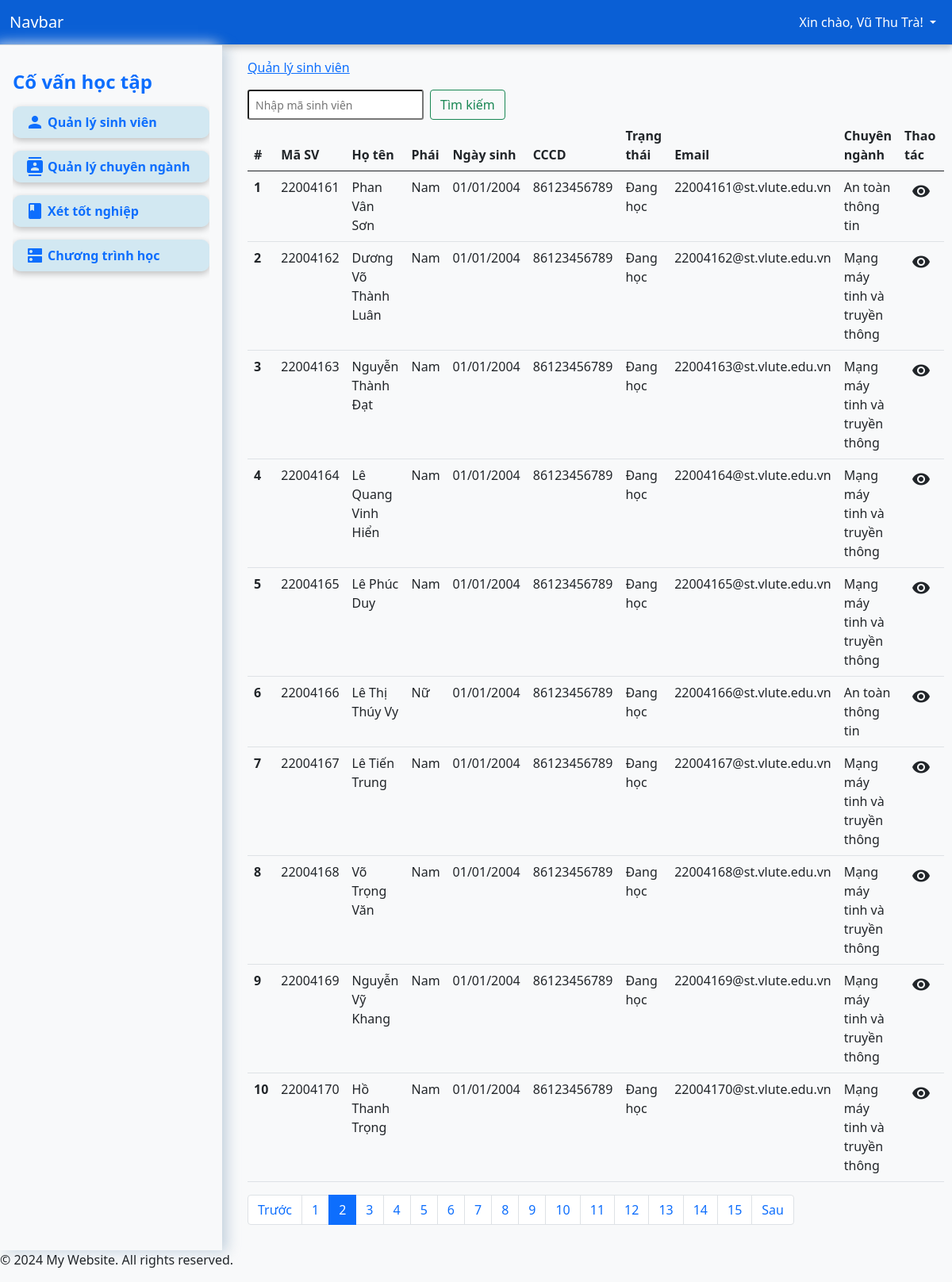
Screenshot of /?page=students&num=2 (signed in) with the database file from the repository.
### tables this page shows
CREATE TABLE `students` (
  `id` int(11) NOT NULL,
  `student_code` varchar(50) NOT NULL,
  `full_name` varchar(255) NOT NULL,
  `identity` varchar(255) NOT NULL,
  `dob` date DEFAULT NULL,
  `gender` enum('Nam','Nữ','Khác') NOT NULL DEFAULT 'Nam',
  `address` varchar(255) NOT NULL,
  `email` varchar(255) DEFAULT NULL,
  `major` varchar(50) NOT NULL,
  `status` enum('Đang học','Tạm dừng học','Đã tốt nghiệp','Nghỉ học','Buộc thôi học') DEFAULT 'Đang học',
  `created_at` datetime DEFAULT current_timestamp()
);

CREATE TABLE `majors` (
  `id` int(11) NOT NULL,
  `major_code` varchar(50) NOT NULL,
  `major_name` varchar(255) NOT NULL,
  `courses` text DEFAULT NULL
);

### app/controller/StudentController.php (called while the page is built, shortened)
<?php
class StudentController
{
    private $conn;
    public function __construct($conn)
    {
        $this->conn = $conn;
    }
    public function index($limit = PHP_INT_MAX, $offset = 0)
    {
        $query = "SELECT * FROM students LIMIT $offset, $limit";
        $result = mysqli_query($this->conn, $query);
        $students = [];
        while ($row = mysqli_fetch_assoc($result)) {
            $students[] = $row;
        }
        return $students;
    }
    public function count()
    {
        $query = "SELECT COUNT(*) as total FROM students";
        $result = mysqli_query($this->conn, $query);
        $row = mysqli_fetch_assoc($result);
        return $row['total'];
    }
}

### app/views/pages/students.php (the view, shortened to what this page needs)
<?php
require_once "app/controller/StudentController.php";
$studentController = new StudentController($conn);
$page = isset($_GET['num']) ? (int)$_GET['num'] : 1;
$page = max($page, 1);
$limit = 10;
$offset = ($page - 1) * $limit;
$search = isset($_POST['search']) ? $_POST['search'] : '';
if ($search) {
    $students = $studentController->show($search);
    $total_students = count($students);
    $total_pages = 1;
} else {
    $students = $studentController->index($limit, $offset);
    $total_students = $studentController->count();
    $total_pages = ceil($total_students / $limit);
}
?>
<nav aria-label="Page navigation example">
    <form class="d-flex float-start" method="post">
        <input class="form-control-sm me-2" name="search" type="search" placeholder="Nhập mã sinh viên" aria-label="Search" required>
        <button class="btn btn-outline-success mr-2" type="submit">Tìm kiếm</button>
    </form>
    <table class="table">
        <thead>
            <tr>
                <th scope="col">#</th>
                <th scope="col">Mã SV</th>
                <th scope="col">Họ tên</th>
                <th scope="col">Phái</th>
                <th scope="col">Ngày sinh</th>
                <th scope="col">CCCD</th>
                <th scope="col">Trạng thái</th>
                <th scope="col">Email</th>
                <th scope="col">Chuyên ngành</th>
                <th scope="col">Thao tác</th>
            </tr>
        </thead>
        <tbody>
            <?php foreach ($students as $index => $student): ?>
                <tr>
                    <th scope="row"><?php echo $index + 1; ?></th>
                    <td><?php echo htmlspecialchars($student['student_code']); ?></td>
                    <td><?php echo htmlspecialchars($student['full_name']); ?></td>
                    <td><?php echo htmlspecialchars($student['gender']); ?></td>
                    <td><?php echo htmlspecialchars(date('d/m/Y', strtotime($student['dob']))); ?></td>
                    <td><?php echo htmlspecialchars($student['identity']); ?></td>
                    <td><?php echo htmlspecialchars($student['status']); ?></td>
                    <td><?php echo htmlspecialchars($student['email']); ?></td>
                    <td>
                        <?php
                        $major_code = $student['major'];
                        $query = "Select major_name from majors where major_code = '$major_code'";
                        $result = mysqli_query($conn, $query);
                        if ($result && mysqli_num_rows($result) > 0) {
                            $row = mysqli_fetch_assoc($result);
                            echo $row['major_name'];
                        } else {
                            echo "";
                        }
                        ?>
                    </td>
                    <td>
                        <a type="button" class="btn btn-sm" href="?page=detail&student_code=<?php echo $student['student_code'] ?>"><i class="material-icons">visibility</i></a>
                    </td>
                </tr>
            <?php endforeach; ?>
        </tbody>
    </table>
    <ul class="pagination">
        <li class="page-item <?php if ($page <= 1) echo 'disabled'; ?>">
            <a class="page-link" href="?page=students&num=<?php echo $page - 1; ?>">Trước</a>
        </li>
        <?php for ($i = 1; $i <= $total_pages; $i++): ?>
            <li class="page-item <?php if ($page == $i) echo 'active'; ?>">
                <a class="page-link" href="?page=students&num=<?php echo $i; ?>"><?php echo $i; ?></a>
            </li>
        <?php endfor; ?>
        <li class="page-item <?php if ($page >= $total_pages) echo 'disabled'; ?>">
            <a class="page-link" href="?page=students&num=<?php echo $page + 1; ?>">Sau</a>
        </li>
    </ul>
</nav>

### rows the page displays
students: student_code "22004161", full_name "Phan Vân Sơn", gender "Nam", dob "01/01/2004", identity "86123456789", status "Đang học", email "22004161@st.vlute.edu.vn", majors.major_name "An toàn thông tin"
students: student_code "22004162", full_name "Dương Võ Thành Luân", gender "Nam", dob "01/01/2004", identity "86123456789", status "Đang học", email "22004162@st.vlute.edu.vn", majors.major_name "Mạng máy tinh và truyền thông"
students: student_code "22004163", full_name "Nguyễn Thành Đạt", gender "Nam", dob "01/01/2004", identity "86123456789", status "Đang học", email "22004163@st.vlute.edu.vn", majors.major_name "Mạng máy tinh và truyền thông"
students: student_code "22004164", full_name "Lê Quang Vinh Hiển", gender "Nam", dob "01/01/2004", identity "86123456789", status "Đang học", email "22004164@st.vlute.edu.vn", majors.major_name "Mạng máy tinh và truyền thông"
students: student_code "22004165", full_name "Lê Phúc Duy", gender "Nam", dob "01/01/2004", identity "86123456789", status "Đang học", email "22004165@st.vlute.edu.vn", majors.major_name "Mạng máy tinh và truyền thông"
students: student_code "22004166", full_name "Lê Thị Thúy Vy", gender "Nữ", dob "01/01/2004", identity "86123456789", status "Đang học", email "22004166@st.vlute.edu.vn", majors.major_name "An toàn thông tin"
students: student_code "22004167", full_name "Lê Tiến Trung", gender "Nam", dob "01/01/2004", identity "86123456789", status "Đang học", email "22004167@st.vlute.edu.vn", majors.major_name "Mạng máy tinh và truyền thông"
students: student_code "22004168", full_name "Võ Trọng Văn", gender "Nam", dob "01/01/2004", identity "86123456789", status "Đang học", email "22004168@st.vlute.edu.vn", majors.major_name "Mạng máy tinh và truyền thông"
students: student_code "22004169", full_name "Nguyễn Vỹ Khang", gender "Nam", dob "01/01/2004", identity "86123456789", status "Đang học", email "22004169@st.vlute.edu.vn", majors.major_name "Mạng máy tinh và truyền thông"
students: student_code "22004170", full_name "Hồ Thanh Trọng", gender "Nam", dob "01/01/2004", identity "86123456789", status "Đang học", email "22004170@st.vlute.edu.vn", majors.major_name "Mạng máy tinh và truyền thông"

### other values shown
$_SESSION['auth_user']['username'] "Vũ Thu Trà"
$page_titles[$_GET['page']] "Quản lý sinh viên"
